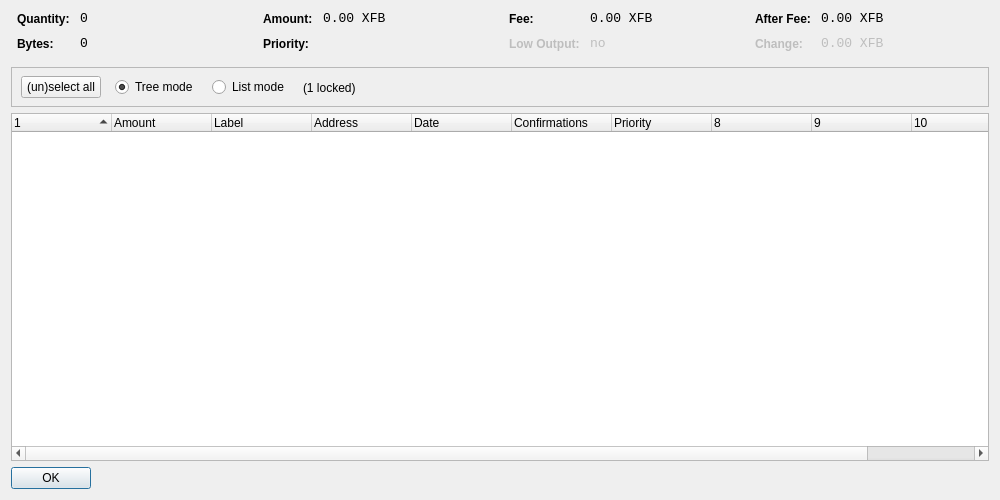
<?xml version="1.0" encoding="UTF-8"?>
<ui version="4.0">
 <class>CoinControlDialog</class>
 <widget class="QDialog" name="CoinControlDialog">
  <property name="geometry">
   <rect>
    <x>0</x>
    <y>0</y>
    <width>1000</width>
    <height>500</height>
   </rect>
  </property>
  <property name="windowTitle">
   <string>Coin Control</string>
  </property>
  <layout class="QVBoxLayout" name="verticalLayout">
   <item>
    <layout class="QHBoxLayout" name="horizontalLayoutTop" stretch="0,0,0,0">
     <property name="topMargin">
      <number>0</number>
     </property>
     <property name="bottomMargin">
      <number>10</number>
     </property>
     <item>
      <layout class="QFormLayout" name="formLayoutCoinControl1">
       <property name="horizontalSpacing">
        <number>10</number>
       </property>
       <property name="verticalSpacing">
        <number>10</number>
       </property>
       <property name="leftMargin">
        <number>6</number>
       </property>
       <property name="rightMargin">
        <number>6</number>
       </property>
       <item row="0" column="0">
        <widget class="QLabel" name="labelCoinControlQuantityText">
         <property name="styleSheet">
          <string notr="true">font-weight:bold;</string>
         </property>
         <property name="text">
          <string>Quantity:</string>
         </property>
        </widget>
       </item>
       <item row="0" column="1">
        <widget class="QLabel" name="labelCoinControlQuantity">
         <property name="font">
          <font>
           <family>Monospace</family>
           <pointsize>10</pointsize>
          </font>
         </property>
         <property name="cursor">
          <cursorShape>IBeamCursor</cursorShape>
         </property>
         <property name="contextMenuPolicy">
          <enum>Qt::ActionsContextMenu</enum>
         </property>
         <property name="text">
          <string notr="true">0</string>
         </property>
         <property name="textInteractionFlags">
          <set>Qt::LinksAccessibleByMouse|Qt::TextSelectableByKeyboard|Qt::TextSelectableByMouse</set>
         </property>
        </widget>
       </item>
       <item row="1" column="0">
        <widget class="QLabel" name="labelCoinControlBytesText">
         <property name="styleSheet">
          <string notr="true">font-weight:bold;</string>
         </property>
         <property name="text">
          <string>Bytes:</string>
         </property>
        </widget>
       </item>
       <item row="1" column="1">
        <widget class="QLabel" name="labelCoinControlBytes">
         <property name="font">
          <font>
           <family>Monospace</family>
           <pointsize>10</pointsize>
          </font>
         </property>
         <property name="cursor">
          <cursorShape>IBeamCursor</cursorShape>
         </property>
         <property name="contextMenuPolicy">
          <enum>Qt::ActionsContextMenu</enum>
         </property>
         <property name="text">
          <string notr="true">0</string>
         </property>
         <property name="textInteractionFlags">
          <set>Qt::LinksAccessibleByMouse|Qt::TextSelectableByKeyboard|Qt::TextSelectableByMouse</set>
         </property>
        </widget>
       </item>
      </layout>
     </item>
     <item>
      <layout class="QFormLayout" name="formLayoutCoinControl2">
       <property name="horizontalSpacing">
        <number>10</number>
       </property>
       <property name="verticalSpacing">
        <number>10</number>
       </property>
       <property name="leftMargin">
        <number>6</number>
       </property>
       <property name="rightMargin">
        <number>6</number>
       </property>
       <item row="0" column="0">
        <widget class="QLabel" name="labelCoinControlAmountText">
         <property name="styleSheet">
          <string notr="true">font-weight:bold;</string>
         </property>
         <property name="text">
          <string>Amount:</string>
         </property>
        </widget>
       </item>
       <item row="0" column="1">
        <widget class="QLabel" name="labelCoinControlAmount">
         <property name="font">
          <font>
           <family>Monospace</family>
           <pointsize>10</pointsize>
          </font>
         </property>
         <property name="cursor">
          <cursorShape>IBeamCursor</cursorShape>
         </property>
         <property name="contextMenuPolicy">
          <enum>Qt::ActionsContextMenu</enum>
         </property>
         <property name="text">
          <string notr="true">0.00 XFB</string>
         </property>
         <property name="textInteractionFlags">
          <set>Qt::LinksAccessibleByMouse|Qt::TextSelectableByKeyboard|Qt::TextSelectableByMouse</set>
         </property>
        </widget>
       </item>
       <item row="1" column="0">
        <widget class="QLabel" name="labelCoinControlPriorityText">
         <property name="styleSheet">
          <string notr="true">font-weight:bold;</string>
         </property>
         <property name="text">
          <string>Priority:</string>
         </property>
        </widget>
       </item>
       <item row="1" column="1">
        <widget class="QLabel" name="labelCoinControlPriority">
         <property name="font">
          <font>
           <family>Monospace</family>
           <pointsize>10</pointsize>
          </font>
         </property>
         <property name="cursor">
          <cursorShape>IBeamCursor</cursorShape>
         </property>
         <property name="contextMenuPolicy">
          <enum>Qt::ActionsContextMenu</enum>
         </property>
         <property name="text">
          <string/>
         </property>
         <property name="textInteractionFlags">
          <set>Qt::LinksAccessibleByMouse|Qt::TextSelectableByKeyboard|Qt::TextSelectableByMouse</set>
         </property>
        </widget>
       </item>
      </layout>
     </item>
     <item>
      <layout class="QFormLayout" name="formLayoutCoinControl3">
       <property name="horizontalSpacing">
        <number>10</number>
       </property>
       <property name="verticalSpacing">
        <number>10</number>
       </property>
       <property name="leftMargin">
        <number>6</number>
       </property>
       <property name="rightMargin">
        <number>6</number>
       </property>
       <item row="0" column="0">
        <widget class="QLabel" name="labelCoinControlFeeText">
         <property name="styleSheet">
          <string notr="true">font-weight:bold;</string>
         </property>
         <property name="text">
          <string>Fee:</string>
         </property>
        </widget>
       </item>
       <item row="0" column="1">
        <widget class="QLabel" name="labelCoinControlFee">
         <property name="font">
          <font>
           <family>Monospace</family>
           <pointsize>10</pointsize>
          </font>
         </property>
         <property name="cursor">
          <cursorShape>IBeamCursor</cursorShape>
         </property>
         <property name="contextMenuPolicy">
          <enum>Qt::ActionsContextMenu</enum>
         </property>
         <property name="text">
          <string notr="true">0.00 XFB</string>
         </property>
         <property name="textInteractionFlags">
          <set>Qt::LinksAccessibleByMouse|Qt::TextSelectableByKeyboard|Qt::TextSelectableByMouse</set>
         </property>
        </widget>
       </item>
       <item row="1" column="0">
        <widget class="QLabel" name="labelCoinControlLowOutputText">
         <property name="enabled">
          <bool>false</bool>
         </property>
         <property name="styleSheet">
          <string notr="true">font-weight:bold;</string>
         </property>
         <property name="text">
          <string>Low Output:</string>
         </property>
        </widget>
       </item>
       <item row="1" column="1">
        <widget class="QLabel" name="labelCoinControlLowOutput">
         <property name="enabled">
          <bool>false</bool>
         </property>
         <property name="font">
          <font>
           <family>Monospace</family>
           <pointsize>10</pointsize>
          </font>
         </property>
         <property name="cursor">
          <cursorShape>IBeamCursor</cursorShape>
         </property>
         <property name="contextMenuPolicy">
          <enum>Qt::ActionsContextMenu</enum>
         </property>
         <property name="text">
          <string>no</string>
         </property>
         <property name="textInteractionFlags">
          <set>Qt::LinksAccessibleByMouse|Qt::TextSelectableByKeyboard|Qt::TextSelectableByMouse</set>
         </property>
        </widget>
       </item>
      </layout>
     </item>
     <item>
      <layout class="QFormLayout" name="formLayoutCoinControl4">
       <property name="horizontalSpacing">
        <number>10</number>
       </property>
       <property name="verticalSpacing">
        <number>10</number>
       </property>
       <property name="leftMargin">
        <number>6</number>
       </property>
       <property name="rightMargin">
        <number>6</number>
       </property>
       <item row="0" column="0">
        <widget class="QLabel" name="labelCoinControlAfterFeeText">
         <property name="styleSheet">
          <string notr="true">font-weight:bold;</string>
         </property>
         <property name="text">
          <string>After Fee:</string>
         </property>
        </widget>
       </item>
       <item row="0" column="1">
        <widget class="QLabel" name="labelCoinControlAfterFee">
         <property name="font">
          <font>
           <family>Monospace</family>
           <pointsize>10</pointsize>
          </font>
         </property>
         <property name="cursor">
          <cursorShape>IBeamCursor</cursorShape>
         </property>
         <property name="contextMenuPolicy">
          <enum>Qt::ActionsContextMenu</enum>
         </property>
         <property name="text">
          <string notr="true">0.00 XFB</string>
         </property>
         <property name="textInteractionFlags">
          <set>Qt::LinksAccessibleByMouse|Qt::TextSelectableByKeyboard|Qt::TextSelectableByMouse</set>
         </property>
        </widget>
       </item>
       <item row="1" column="0">
        <widget class="QLabel" name="labelCoinControlChangeText">
         <property name="enabled">
          <bool>false</bool>
         </property>
         <property name="styleSheet">
          <string notr="true">font-weight:bold;</string>
         </property>
         <property name="text">
          <string>Change:</string>
         </property>
        </widget>
       </item>
       <item row="1" column="1">
        <widget class="QLabel" name="labelCoinControlChange">
         <property name="enabled">
          <bool>false</bool>
         </property>
         <property name="font">
          <font>
           <family>Monospace</family>
           <pointsize>10</pointsize>
          </font>
         </property>
         <property name="cursor">
          <cursorShape>IBeamCursor</cursorShape>
         </property>
         <property name="contextMenuPolicy">
          <enum>Qt::ActionsContextMenu</enum>
         </property>
         <property name="text">
          <string notr="true">0.00 XFB</string>
         </property>
         <property name="textInteractionFlags">
          <set>Qt::LinksAccessibleByMouse|Qt::TextSelectableByKeyboard|Qt::TextSelectableByMouse</set>
         </property>
        </widget>
       </item>
      </layout>
     </item>
    </layout>
   </item>
   <item>
    <widget class="QFrame" name="frame">
     <property name="minimumSize">
      <size>
       <width>0</width>
       <height>40</height>
      </size>
     </property>
     <property name="frameShape">
      <enum>QFrame::StyledPanel</enum>
     </property>
     <property name="frameShadow">
      <enum>QFrame::Sunken</enum>
     </property>
     <widget class="QWidget" name="horizontalLayoutWidget">
      <property name="geometry">
       <rect>
        <x>10</x>
        <y>0</y>
        <width>781</width>
        <height>41</height>
       </rect>
      </property>
      <layout class="QHBoxLayout" name="horizontalLayoutPanel" stretch="0,0,0,0,0">
       <property name="spacing">
        <number>14</number>
       </property>
       <item>
        <widget class="QPushButton" name="pushButtonSelectAll">
         <property name="sizePolicy">
          <sizepolicy hsizetype="Maximum" vsizetype="Fixed">
           <horstretch>0</horstretch>
           <verstretch>0</verstretch>
          </sizepolicy>
         </property>
         <property name="text">
          <string>(un)select all</string>
         </property>
        </widget>
       </item>
       <item>
        <widget class="QRadioButton" name="radioTreeMode">
         <property name="sizePolicy">
          <sizepolicy hsizetype="Maximum" vsizetype="Fixed">
           <horstretch>0</horstretch>
           <verstretch>0</verstretch>
          </sizepolicy>
         </property>
         <property name="text">
          <string>Tree mode</string>
         </property>
         <property name="checked">
          <bool>true</bool>
         </property>
        </widget>
       </item>
       <item>
        <widget class="QRadioButton" name="radioListMode">
         <property name="sizePolicy">
          <sizepolicy hsizetype="Maximum" vsizetype="Fixed">
           <horstretch>0</horstretch>
           <verstretch>0</verstretch>
          </sizepolicy>
         </property>
         <property name="text">
          <string>List mode</string>
         </property>
        </widget>
       </item>
       <item>
        <widget class="QLabel" name="labelLocked">
         <property name="text">
          <string>(1 locked)</string>
         </property>
        </widget>
       </item>
       <item>
        <spacer name="horizontalSpacer">
         <property name="orientation">
          <enum>Qt::Horizontal</enum>
         </property>
         <property name="sizeHint" stdset="0">
          <size>
           <width>40</width>
           <height>20</height>
          </size>
         </property>
        </spacer>
       </item>
      </layout>
     </widget>
    </widget>
   </item>
   <item>
    <widget class="CoinControlTreeWidget" name="treeWidget">
     <property name="contextMenuPolicy">
      <enum>Qt::CustomContextMenu</enum>
     </property>
     <property name="sortingEnabled">
      <bool>false</bool>
     </property>
     <property name="columnCount">
      <number>11</number>
     </property>
     <attribute name="headerShowSortIndicator" stdset="0">
      <bool>true</bool>
     </attribute>
     <attribute name="headerStretchLastSection">
      <bool>false</bool>
     </attribute>
     <column>
      <property name="text">
       <string/>
      </property>
     </column>
     <column>
      <property name="text">
       <string>Amount</string>
      </property>
     </column>
     <column>
      <property name="text">
       <string notr="true">Label</string>
      </property>
     </column>
     <column>
      <property name="text">
       <string>Address</string>
      </property>
     </column>
     <column>
      <property name="text">
       <string>Date</string>
      </property>
     </column>
     <column>
      <property name="text">
       <string>Confirmations</string>
      </property>
      <property name="toolTip">
       <string>Confirmed</string>
      </property>
     </column>
     <column>
      <property name="text">
       <string>Priority</string>
      </property>
     </column>
     <column>
      <property name="text">
       <string/>
      </property>
     </column>
     <column>
      <property name="text">
       <string/>
      </property>
     </column>
     <column>
      <property name="text">
       <string/>
      </property>
     </column>
     <column>
      <property name="text">
       <string/>
      </property>
     </column>
    </widget>
   </item>
   <item>
    <widget class="QDialogButtonBox" name="buttonBox">
     <property name="sizePolicy">
      <sizepolicy hsizetype="Maximum" vsizetype="Fixed">
       <horstretch>0</horstretch>
       <verstretch>0</verstretch>
      </sizepolicy>
     </property>
     <property name="orientation">
      <enum>Qt::Horizontal</enum>
     </property>
     <property name="standardButtons">
      <set>QDialogButtonBox::Ok</set>
     </property>
    </widget>
   </item>
  </layout>
 </widget>
 <customwidgets>
  <customwidget>
   <class>CoinControlTreeWidget</class>
   <extends>QTreeWidget</extends>
   <header>coincontroltreewidget.h</header>
  </customwidget>
 </customwidgets>
 <resources/>
 <connections/>
</ui>
